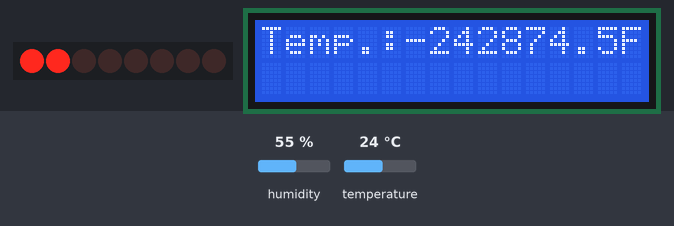
Bench run of a sketch on a simulated Arduino Uno, built with avr-gcc and run on an emulated ATmega328P. Shown: 8 shift-register outputs drawn as a row of LEDs (first output left, lit = HIGH), 16×2 character LCD. Wiring (inferred from the names in the program): shift register (74HC595): data pin 12; shift clock pin 10; latch pin 11. Wiring (inferred from the signals the program sends): row of LEDs: on Q0, Q1, Q2, Q3, Q4, Q5, Q6, Q7. The inputs (shaded band) are chosen by the test bench; at power-on: humidity 55 %, temperature 24 °C. What the sketch prints to the serial monitor is not drawn.

Above: at 2.6 s.
2.7 s: humidity set to 68 %
At 6.6 s:
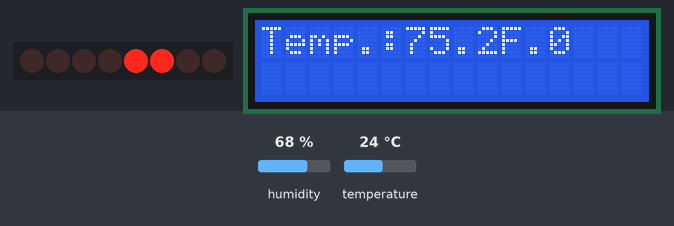
13.5 s: humidity set to 88 %
At 18.5 s:
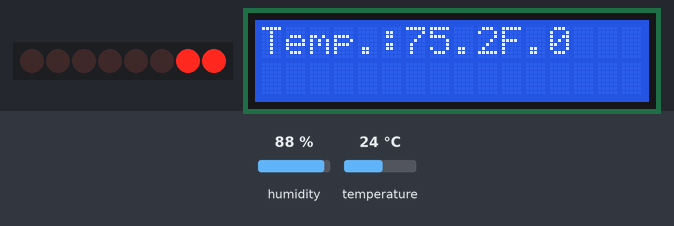
24.3 s: humidity set to 82 %
31.3 s: humidity set to 79 %
At 35.2 s:
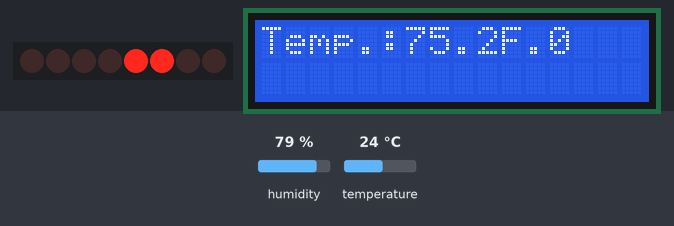
41.7 s: humidity set to 59 %
At 47.1 s:
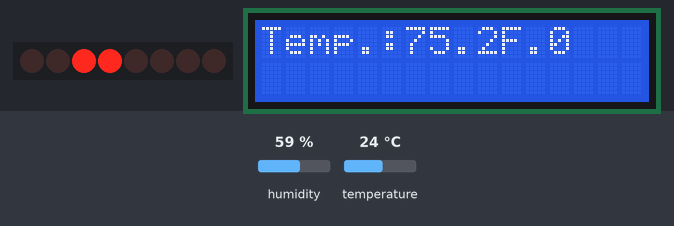
52.5 s: humidity set to 62 %
At 59.0 s:
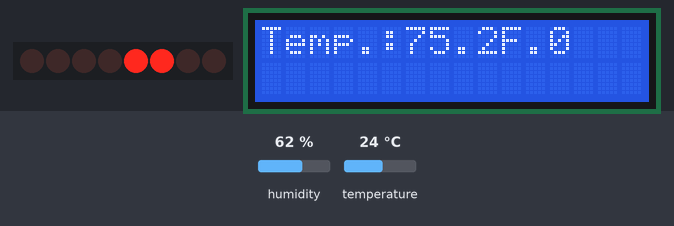
Timing chart, 0 to 64.3 s (numbered marks = the images above; inputs shaded):
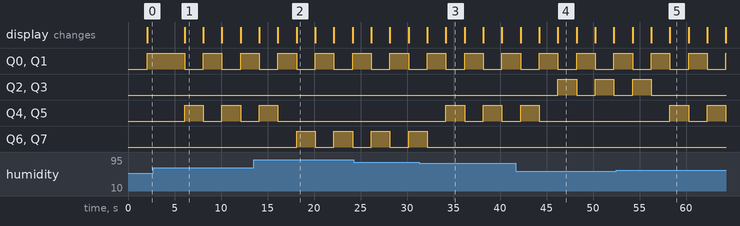

Measured:
- the behaviour switches between 81 and 80 % on humidity (found by bisection; images 2 and 3)
- the behaviour switches between 60 and 61 % on humidity (found by bisection; images 4 and 5)
- after the input at 2.7 s, the display: changes after 3.4 s (image 1)
- after the input at 13.5 s, the display: first differs from a run without the input after 4.6 s (image 2)
- after the input at 31.3 s, the display: first differs from a run without the input after 2.9 s (image 3)
- after the input at 41.7 s, the display: first differs from a run without the input after 4.5 s (image 4)
- after the input at 52.5 s, the display: first differs from a run without the input after 5.8 s (image 5)

The sketch:

humidityTemp.ino
```cpp
// SFHacks 2026 GreenSense Prototype
// Prototype of GreenSense device using Arduino libraries

// Author of Arduino Libraries: Arduino 1.8.19
// Author of logic: Josue Cruz


// DHT11 Library
#include <dht_nonblocking.h>
#define DHT_SENSOR_TYPE DHT_TYPE_11

// Global Variables, related to the wire diagram of the device
// Pin Macros preprocessor definitions(split up by each subdevice)


// DHT_Sensor :
static const int DHT_SENSOR_PIN = 2;
DHT_nonblocking dht_sensor( DHT_SENSOR_PIN, DHT_SENSOR_TYPE );


// LCD Display :
#include <LiquidCrystal.h>
// init LCD lib via pins
LiquidCrystal lcd(4, 7, 3, 5, 6, 8);
#define LCDDelay 2000


// 74HC595N eight led setup
const int clockPin = 10;
const int latchPin = 11;
const int dataPin = 12;
const int LEDdelay = 100; // 100 milliseconds to allow registers to shift within 74HC5959N

// 74HC595N BYTE VARIABLE TO DETERMINE what LED value will light up within 8 bit register
byte ledLightPosition = 0;


// joystick button control
const int SW_pin = 13;
int joyStickPressState = 0;


void setup() // initialize macro digital pins
{
    Serial.begin(2000000); // purpose: have extremely fast real time data sent from arduino to parsed information, updated in real time


    // lcd setup
    lcd.begin(16,2);

    // 74HC595N setup
    pinMode(latchPin, OUTPUT);
    pinMode(dataPin, OUTPUT);
    pinMode(clockPin, OUTPUT);

    //joystick part setup
    pinMode(SW_pin, INPUT);
    digitalWrite(SW_pin, HIGH);
}


// METHODS PROVIDED FROM Arduino
// Author: Arduino 1.8.19

// 74HC595N update lights method provided -> updateShiftRegister
void updateShiftRegister() // if it doesnt work may have to set as static
{
   digitalWrite(latchPin, LOW);
   shiftOut(dataPin, clockPin, LSBFIRST, ledLightPosition);
   digitalWrite(latchPin, HIGH);
}


//DHT11 sensor provided method
static bool measure_environment( float *temperature, float *humidity )
{
  static unsigned long measurement_timestamp = millis( );

  /* Measure once every four seconds. */
  if( millis( ) - measurement_timestamp > 3000ul )
  {
    if( dht_sensor.measure( temperature, humidity ) == true )
    {
      measurement_timestamp = millis( );
      return( true );
    }
  }

  return( false );
}

// ------------------------------------------------------------


void loop()
{
    float temperature;
    float humidity;

    // grab data
    // parse humidity & temp info
    if( measure_environment( &temperature, &humidity ) == true )
      {


          Serial.print("T=");
          Serial.println(temperature, 1);

          Serial.print("Humidity=");
          Serial.println(humidity, 1);
          //delay(1000); // issue was it wasn't allowing data to be parsed it was too fast
      }


      // output data onto the LCD


   // USER must keep button held down to see humidity
   // check if user made input for changing display

      // allow user to see what was outputted of previously task for a little more
      delay(LCDDelay);
      lcd.clear();

      // CHANGE DISPLAY
      lcd.setCursor(0,0);
      lcd.print("Humidity:");
      lcd.print(humidity, 1);


        // C (prior to this temperature was being measured to fahrenheit) -> F
        temperature = (temperature * 9) / 5 + 32;


        // CHANGE DISPLAY
        lcd.setCursor(0,0);
        lcd.print("Temp.:");
        lcd.print(temperature, 1);
        lcd.print("F");


   // FIXME THE GREENSCORE INDICATOR TO BE DISPLAYED TO USER
   // now calculate based off temperature and humidity greenscore index -> determine LED lights
   // change light of 8 LEDs
   int greenScore = temperature + humidity; // FIXME! will be calculated based off previous temp and humidity

   // DUMMY VARIABLE DELETE LATER -> EXPECT YELLOW LIGHT
   greenScore = humidity;

   // wanted to implement a point system


   // BRANCH STATEMENTS OFF greenscore index
   // if-elif-else below

   if(greenScore > 80){ // green led branch
        // light up only green leds
        ledLightPosition = B00000011;
   }

   else if(greenScore <= 80 && greenScore > 60){ // yellow led branch
        // light up only yellow leds
        ledLightPosition = B00001100;
   }
   else if(greenScore <= 60 && greenScore > 40){ // blue led branch
        // light up only orange leds
        ledLightPosition = B00110000;
   }
   else{ // red led branch
        // light up only red leds
        ledLightPosition = B11000000;
   }

   // once LED vars are set shift binary data in 74FC595 to respective branch
   updateShiftRegister();

   // ---------------------------

   // USER INPUT BELOW PHYSICALLY

   // JOYBUTTONPRESS

   //joyStickPressState = digitalRead(SW_pin); // exepected return type: 0(LOW -> for temperature), 1(HIGH -> for humidity (brief period)

        //delay(500); // extra delay for safety measure of time constraint, often an action for proper electronic workings
}
```
